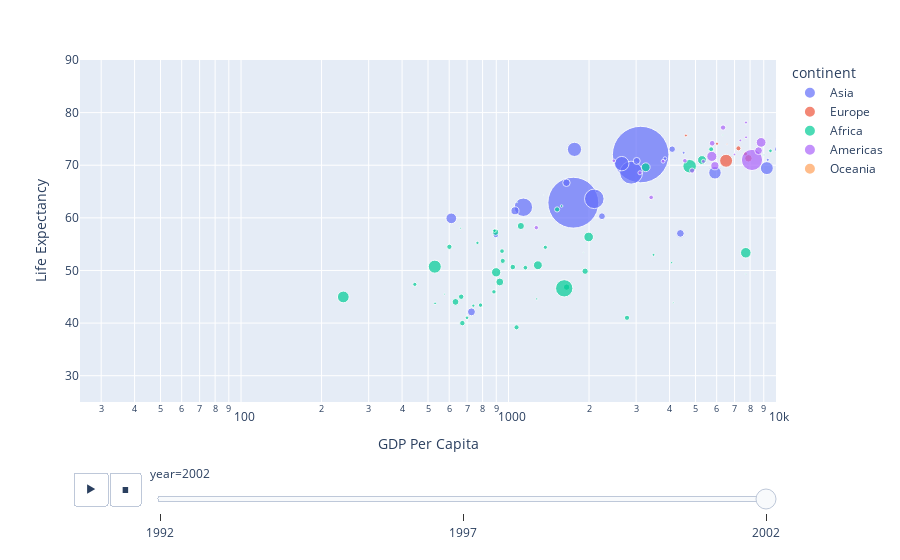

The code cell stored with this chart in its notebook:
### Code cell
fig=px.scatter(yearg,x='gdpPercap',y='lifeExp',color='continent',size='pop',size_max=40,
               hover_name='country',log_x=True,animation_frame='year',
               animation_group='country',range_x=[25,10000],range_y=[25,90],
              labels=dict(pop='Population',gdpPercap='GDP Per Capita',lifeExp='Life Expectancy'))
fig.show()

### Figure 1 — Plotly figure (JSON) as saved in the notebook; plotly's stock layout.template omitted (floating-point values rounded to 4 significant figures)
{"data": [{"hovertemplate": "<b>%{hovertext}</b><br><br>continent=Asia<br>year=2002<br>GDP Per Capita=%{x}<br>Life Expectancy=%{y}<br>Population=%{marker.size}<extra></extra>", "hovertext": ["Afghanistan", "Bahrain", "Bangladesh", "Cambodia", "China", "Hong Kong, China", "India", "Indonesia", "Iran", "Iraq", "Israel", "Japan", "Jordan", "Korea, Dem. Rep.", "Korea, Rep.", "Kuwait", "Lebanon", "Malaysia", "Mongolia", "Myanmar", "Nepal", "Oman", "Pakistan", "Philippines", "Saudi Arabia", "Singapore", "Sri Lanka", "Syria", "Taiwan", "Thailand", "Vietnam", "West Bank and Gaza", "Yemen, Rep."], "ids": ["Afghanistan", "Bahrain", "Bangladesh", "Cambodia", "China", "Hong Kong, China", "India", "Indonesia", "Iran", "Iraq", "Israel", "Japan", "Jordan", "Korea, Dem. Rep.", "Korea, Rep.", "Kuwait", "Lebanon", "Malaysia", "Mongolia", "Myanmar", "Nepal", "Oman", "Pakistan", "Philippines", "Saudi Arabia", "Singapore", "Sri Lanka", "Syria", "Taiwan", "Thailand", "Vietnam", "West Bank and Gaza", "Yemen, Rep."], "legendgroup": "Asia", "marker": {"color": "#636efa", "size": [25268405, 656397, 135656790, 12926707, 1280400000, 6762476, 1034172547, 211060000, 66907826, 24001816, 6029529, 127065841, 5307470, 22215365, 47969150, 2111561, 3677780, 22662365, 2674234, 45598081, 25873917, 2713462, 153403524, 82995088, 24501530, 4197776, 19576783, 17155814, 22454239, 62806748, 80908147, 3389578, 18701257], "sizemode": "area", "sizeref": 800250, "symbol": "circle"}, "mode": "markers", "name": "Asia", "orientation": "v", "showlegend": true, "type": "scatter", "x": [726.7, 23400.0, 1136.0, 896.2, 3119.0, 30210.0, 1747.0, 2874.0, 9241.0, 4391.0, 21910.0, 28600.0, 3845.0, 1647.0, 19230.0, 35110.0, 9314.0, 10210.0, 2141.0, 611, 1057.0, 19770.0, 2093.0, 2651.0, 19010.0, 36020.0, 3015.0, 4091.0, 23240.0, 5913.0, 1764.0, 4515.0, 2235.0], "xaxis": "x", "y": [42.13, 74.8, 62.01, 56.75, 72.03, 81.5, 62.88, 68.59, 69.45, 57.05, 79.7, 82, 71.26, 66.66, 77.05, 76.9, 71.03, 73.04, 65.03, 59.91, 61.34, 74.19, 63.61, 70.3, 71.63, 78.77, 70.81, 73.05, 76.99, 68.56, 73.02, 72.37, 60.31], "yaxis": "y"}, {"hovertemplate": "<b>%{hovertext}</b><br><br>continent=Europe<br>year=2002<br>GDP Per Capita=%{x}<br>Life Expectancy=%{y}<br>Population=%{marker.size}<extra></extra>", "hovertext": ["Albania", "Austria", "Belgium", "Bosnia and Herzegovina", "Bulgaria", "Croatia", "Czech Republic", "Denmark", "Finland", "France", "Germany", "Greece", "Hungary", "Iceland", "Ireland", "Italy", "Montenegro", "Netherlands", "Norway", "Poland", "Portugal", "Romania", "Serbia", "Slovak Republic", "Slovenia", "Spain", "Sweden", "Switzerland", "Turkey", "United Kingdom"], "ids": ["Albania", "Austria", "Belgium", "Bosnia and Herzegovina", "Bulgaria", "Croatia", "Czech Republic", "Denmark", "Finland", "France", "Germany", "Greece", "Hungary", "Iceland", "Ireland", "Italy", "Montenegro", "Netherlands", "Norway", "Poland", "Portugal", "Romania", "Serbia", "Slovak Republic", "Slovenia", "Spain", "Sweden", "Switzerland", "Turkey", "United Kingdom"], "legendgroup": "Europe", "marker": {"color": "#EF553B", "size": [3508512, 8148312, 10311970, 4165416, 7661799, 4481020, 10256295, 5374693, 5193039, 59925035, 82350671, 10603863, 10083313, 288030, 3879155, 57926999, 720230, 16122830, 4535591, 38625976, 10433867, 22404337, 10111559, 5410052, 2011497, 40152517, 8954175, 7361757, 67308928, 59912431], "sizemode": "area", "sizeref": 800250, "symbol": "circle"}, "mode": "markers", "name": "Europe", "orientation": "v", "showlegend": true, "type": "scatter", "x": [4604.0, 32420.0, 30490.0, 6019.0, 7697.0, 11630.0, 17600.0, 32170.0, 28200.0, 28930.0, 30040.0, 22510.0, 14840.0, 31160.0, 34080.0, 27970.0, 6557.0, 33720.0, 44680.0, 12000.0, 19970.0, 7885.0, 7236.0, 13640.0, 20660.0, 24840.0, 29340.0, 34480.0, 6508.0, 29480.0], "xaxis": "x", "y": [75.65, 78.98, 78.32, 74.09, 72.14, 74.88, 75.51, 77.18, 78.37, 79.59, 78.67, 78.26, 72.59, 80.5, 77.78, 80.24, 73.98, 78.53, 79.05, 74.67, 77.29, 71.32, 73.21, 73.8, 76.66, 79.78, 80.04, 80.62, 70.84, 78.47], "yaxis": "y"}, {"hovertemplate": "<b>%{hovertext}</b><br><br>continent=Africa<br>year=2002<br>GDP Per Capita=%{x}<br>Life Expectancy=%{y}<br>Population=%{marker.size}<extra></extra>", "hovertext": ["Algeria", "Angola", "Benin", "Botswana", "Burkina Faso", "Burundi", "Cameroon", "Central African Republic", "Chad", "Comoros", "Congo, Dem. Rep.", "Congo, Rep.", "Cote d'Ivoire", "Djibouti", "Egypt", "Equatorial Guinea", "Eritrea", "Ethiopia", "Gabon", "Gambia", "Ghana", "Guinea", "Guinea-Bissau", "Kenya", "Lesotho", "Liberia", "Libya", "Madagascar", "Malawi", "Mali", "Mauritania", "Mauritius", "Morocco", "Mozambique", "Namibia", "Niger", "Nigeria", "Reunion", "Rwanda", "Sao Tome and Principe", "Senegal", "Sierra Leone", "Somalia", "South Africa", "Sudan", "Swaziland", "Tanzania", "Togo", "Tunisia", "Uganda", "Zambia", "Zimbabwe"], "ids": ["Algeria", "Angola", "Benin", "Botswana", "Burkina Faso", "Burundi", "Cameroon", "Central African Republic", "Chad", "Comoros", "Congo, Dem. Rep.", "Congo, Rep.", "Cote d'Ivoire", "Djibouti", "Egypt", "Equatorial Guinea", "Eritrea", "Ethiopia", "Gabon", "Gambia", "Ghana", "Guinea", "Guinea-Bissau", "Kenya", "Lesotho", "Liberia", "Libya", "Madagascar", "Malawi", "Mali", "Mauritania", "Mauritius", "Morocco", "Mozambique", "Namibia", "Niger", "Nigeria", "Reunion", "Rwanda", "Sao Tome and Principe", "Senegal", "Sierra Leone", "Somalia", "South Africa", "Sudan", "Swaziland", "Tanzania", "Togo", "Tunisia", "Uganda", "Zambia", "Zimbabwe"], "legendgroup": "Africa", "marker": {"color": "#00cc96", "size": [31287142, 10866106, 7026113, 1630347, 12251209, 7021078, 15929988, 4048013, 8835739, 614382, 55379852, 3328795, 16252726, 447416, 73312559, 495627, 4414865, 67946797, 1299304, 1457766, 20550751, 8807818, 1332459, 31386842, 2046772, 2814651, 5368585, 16473477, 11824495, 10580176, 2828858, 1200206, 31167783, 18473780, 1972153, 11140655, 119901274, 743981, 7852401, 170372, 10870037, 5359092, 7753310, 44433622, 37090298, 1130269, 34593779, 4977378, 9770575, 24739869, 10595811, 11926563], "sizemode": "area", "sizeref": 800250, "symbol": "circle"}, "mode": "markers", "name": "Africa", "orientation": "v", "showlegend": true, "type": "scatter", "x": [5288.0, 2773.0, 1373.0, 11000.0, 1038.0, 446.4, 1934.0, 738.7, 1156.0, 1076.0, 241.2, 3484.0, 1649.0, 1908.0, 4755.0, 7703.0, 765.4, 530.1, 12520.0, 660.6, 1112.0, 945.6, 575.7, 1288.0, 1275.0, 531.5, 9535.0, 894.6, 665.4, 951.4, 1579.0, 9022.0, 3258.0, 633.6, 4072.0, 601.1, 1615.0, 6316.0, 785.7, 1353.0, 1520.0, 699.5, 882.1, 7711.0, 1993.0, 4128.0, 899.1, 886.2, 5723.0, 927.7, 1072.0, 672.0], "xaxis": "x", "y": [70.99, 41.0, 54.41, 46.63, 50.65, 47.36, 49.86, 43.31, 50.52, 62.97, 44.97, 52.97, 46.83, 53.37, 69.81, 49.35, 55.24, 50.73, 56.76, 58.04, 58.45, 53.68, 45.5, 50.99, 44.59, 43.75, 72.74, 57.29, 45.01, 51.82, 62.25, 71.95, 69.61, 44.03, 51.48, 54.5, 46.61, 75.74, 43.41, 64.34, 61.6, 41.01, 45.94, 53.37, 56.37, 43.87, 49.65, 57.56, 73.04, 47.81, 39.19, 39.99], "yaxis": "y"}, {"hovertemplate": "<b>%{hovertext}</b><br><br>continent=Americas<br>year=2002<br>GDP Per Capita=%{x}<br>Life Expectancy=%{y}<br>Population=%{marker.size}<extra></extra>", "hovertext": ["Argentina", "Bolivia", "Brazil", "Canada", "Chile", "Colombia", "Costa Rica", "Cuba", "Dominican Republic", "Ecuador", "El Salvador", "Guatemala", "Haiti", "Honduras", "Jamaica", "Mexico", "Nicaragua", "Panama", "Paraguay", "Peru", "Puerto Rico", "Trinidad and Tobago", "United States", "Uruguay", "Venezuela"], "ids": ["Argentina", "Bolivia", "Brazil", "Canada", "Chile", "Colombia", "Costa Rica", "Cuba", "Dominican Republic", "Ecuador", "El Salvador", "Guatemala", "Haiti", "Honduras", "Jamaica", "Mexico", "Nicaragua", "Panama", "Paraguay", "Peru", "Puerto Rico", "Trinidad and Tobago", "United States", "Uruguay", "Venezuela"], "legendgroup": "Americas", "marker": {"color": "#ab63fa", "size": [38331121, 8445134, 179914212, 31902268, 15497046, 41008227, 3834934, 11226999, 8650322, 12921234, 6353681, 11178650, 7607651, 6677328, 2664659, 102479927, 5146848, 2990875, 5884491, 26769436, 3859606, 1101832, 287675526, 3363085, 24287670], "sizemode": "area", "sizeref": 800250, "symbol": "circle"}, "mode": "markers", "name": "Americas", "orientation": "v", "showlegend": true, "type": "scatter", "x": [8798.0, 3413.0, 8131.0, 33330.0, 10780.0, 5755.0, 7723.0, 6341.0, 4564.0, 5773.0, 5352.0, 4858.0, 1270.0, 3100.0, 6995.0, 10740.0, 2475.0, 7356.0, 3784.0, 5909.0, 18860.0, 11460.0, 39100.0, 7727.0, 8605.0], "xaxis": "x", "y": [74.34, 63.88, 71.01, 79.77, 77.86, 71.68, 78.12, 77.16, 70.85, 74.17, 70.73, 68.98, 58.14, 68.56, 72.05, 74.9, 70.84, 74.71, 70.75, 69.91, 77.78, 68.98, 77.31, 75.31, 72.77], "yaxis": "y"}, {"hovertemplate": "<b>%{hovertext}</b><br><br>continent=Oceania<br>year=2002<br>GDP Per Capita=%{x}<br>Life Expectancy=%{y}<br>Population=%{marker.size}<extra></extra>", "hovertext": ["Australia", "New Zealand"], "ids": ["Australia", "New Zealand"], "legendgroup": "Oceania", "marker": {"color": "#FFA15A", "size": [19546792, 3908037], "sizemode": "area", "sizeref": 800250, "symbol": "circle"}, "mode": "markers", "name": "Oceania", "orientation": "v", "showlegend": true, "type": "scatter", "x": [30690.0, 23190.0], "xaxis": "x", "y": [80.37, 79.11], "yaxis": "y"}], "layout": {"autosize": true, "legend": {"itemsizing": "constant", "title": {"text": "continent"}, "tracegroupgap": 0}, "margin": {"t": 60}, "sliders": [{"active": 2, "currentvalue": {"prefix": "year="}, "len": 0.9, "pad": {"b": 10, "t": 60}, "steps": [{"args": [["1992"], {"frame": {"duration": 0, "redraw": false}, "fromcurrent": true, "mode": "immediate", "transition": {"duration": 0, "easing": "linear"}}], "label": "1992", "method": "animate"}, {"args": [["1997"], {"frame": {"duration": 0, "redraw": false}, "fromcurrent": true, "mode": "immediate", "transition": {"duration": 0, "easing": "linear"}}], "label": "1997", "method": "animate"}, {"args": [["2002"], {"frame": {"duration": 0, "redraw": false}, "fromcurrent": true, "mode": "immediate", "transition": {"duration": 0, "easing": "linear"}}], "label": "2002", "method": "animate"}], "x": 0.1, "xanchor": "left", "y": 0, "yanchor": "top"}], "updatemenus": [{"active": 0, "buttons": [{"args": [null, {"frame": {"duration": 500, "redraw": false}, "fromcurrent": true, "mode": "immediate", "transition": {"duration": 500, "easing": "linear"}}], "label": "&#9654;", "method": "animate"}, {"args": [[null], {"frame": {"duration": 0, "redraw": false}, "fromcurrent": true, "mode": "immediate", "transition": {"duration": 0, "easing": "linear"}}], "label": "&#9724;", "method": "animate"}], "direction": "left", "pad": {"r": 10, "t": 70}, "showactive": false, "type": "buttons", "x": 0.1, "xanchor": "right", "y": 0, "yanchor": "top"}], "xaxis": {"anchor": "y", "domain": [0, 1], "range": [1.398, 4], "title": {"text": "GDP Per Capita"}, "type": "log"}, "yaxis": {"anchor": "x", "domain": [0, 1], "range": [25, 90], "title": {"text": "Life Expectancy"}, "type": "linear"}}}
